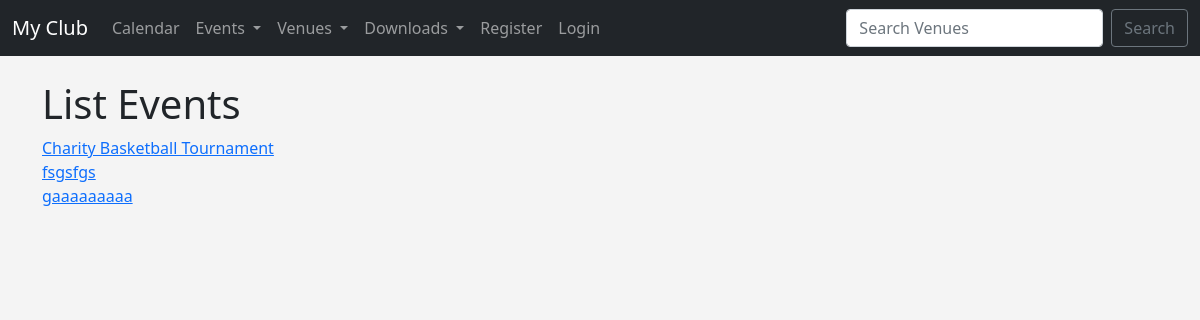
The page /venue_events/4 on the database its author committed.
### events/models.py (models this page shows, shortened)
class Event(models.Model):
    name = models.CharField('Event Name', max_length=120)
    event_date = models.DateTimeField('Event Date')
    venue = models.ForeignKey(Venue, blank=True, null=True, on_delete=models.CASCADE)
    manager = models.ForeignKey(User, blank=True, null=True, on_delete=models.SET_NULL)
    description = models.TextField(blank=True)
    attendees = models.ManyToManyField(MyClubUser, blank=True)
    approved = models.BooleanField('Approved', default=False)
    def __str__(self):
        return self.name

### events/views.py (the view)
# urls.py: path('venue_events/<venue_id>', views.venue_events, name='venue-events'),
def venue_events(request, venue_id):
    venue = Venue.objects.get(id=venue_id)
    events = venue.event_set.all()
    if events:
        return render(request, 'events/venue_events.html', {'events':events})
    else:
        messages.success(request, "That Venue Has No Events At This Time...")
        return redirect('admin_approval')

### events/templates/events/venue_events.html
{% extends 'events/base.html' %}
{% block content %}
<h1>List Events</h1>
{% for event in events %}
    <a href="{% url 'show-event' event.id %}">{{event}}</a><br/>
{% endfor %}
{% endblock %}

### events/templates/events/base.html (style rules this page uses)
body { background: #f4f4f4; }

### rows shown on the page
Event: name "Charity Basketball Tournament"
Event: name "fsgsfgs"
Event: name "gaaaaaaaaa"
